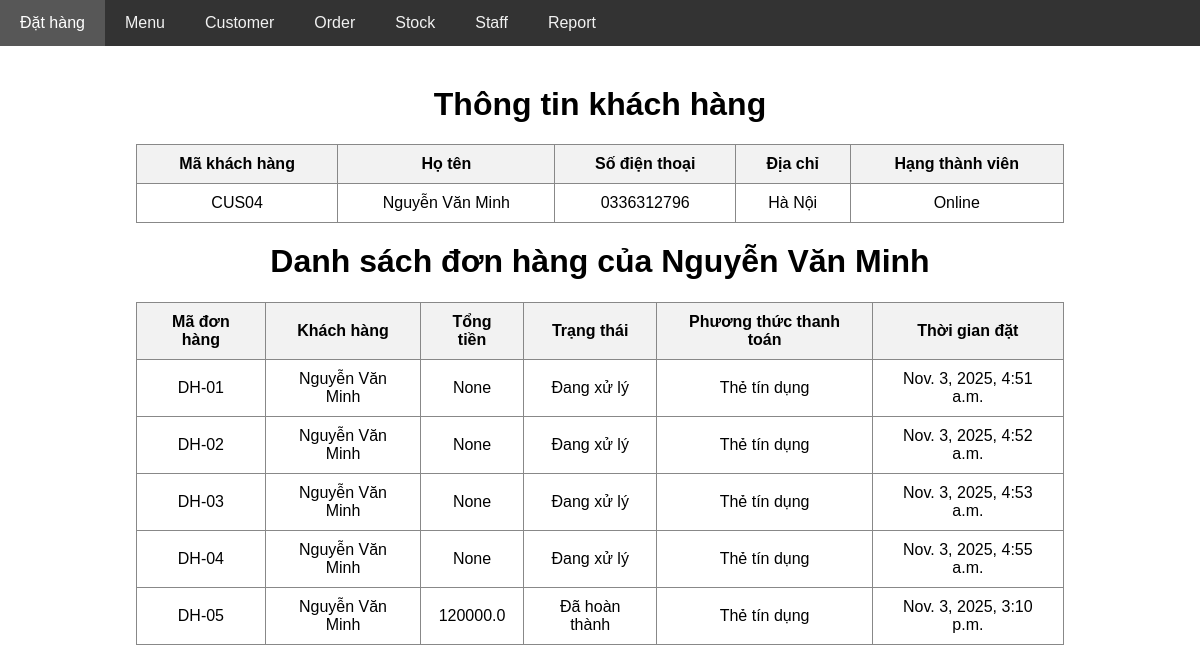
The app's page /core/customer/4, older data.
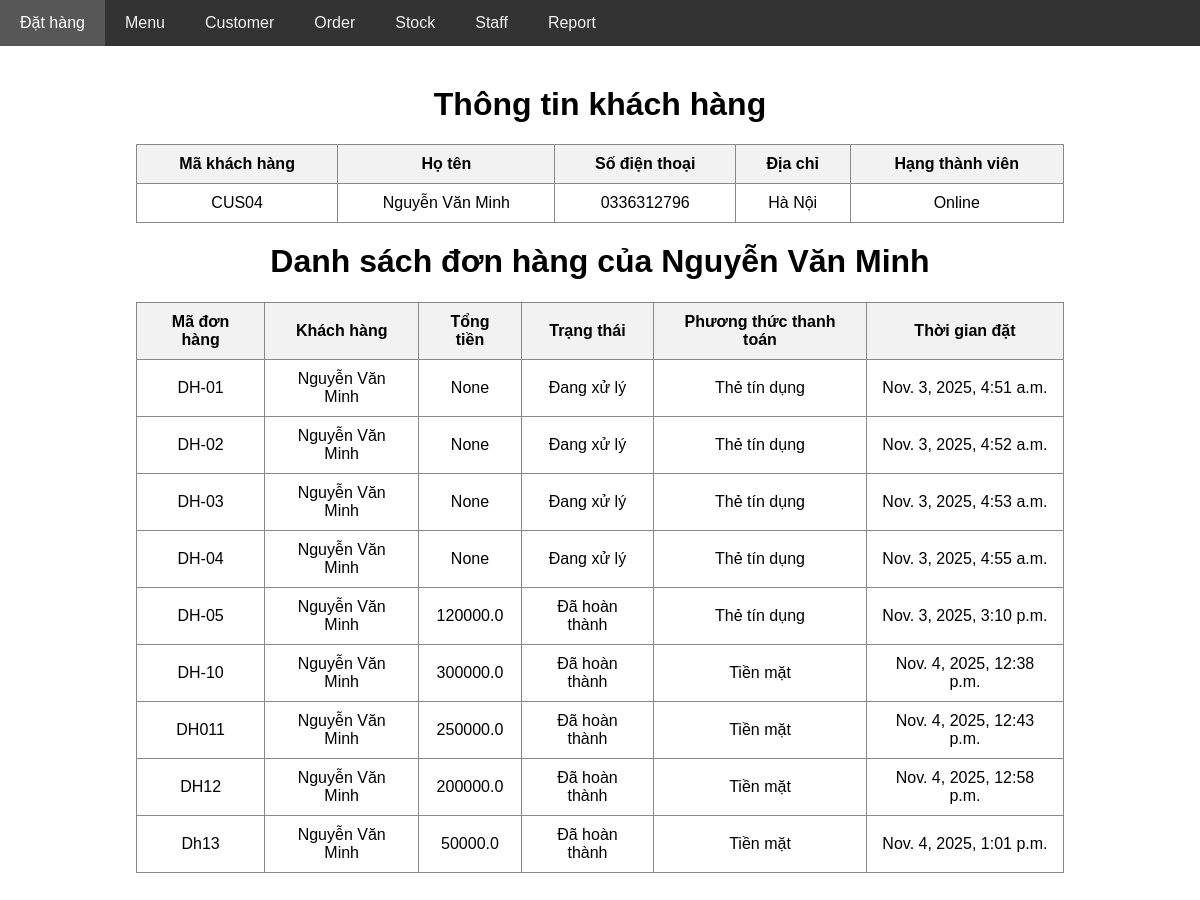
The same page, newer data.
### core/models.py (models this page shows, shortened)
class Order(models.Model):
    class TypeChoices(models.TextChoices):
        PENDING = 'Đang xử lý'
        COMPLETED = 'Đã hoàn thành'
        CANCELED = 'Đã hủy'
    ma_don_hang = models.CharField(max_length=10, unique=True)
    customer = models.ForeignKey(Customer, on_delete=models.CASCADE, related_name='customer_orders')
    thoi_gian_dat = models.DateTimeField(auto_now_add=True)
    tong_tien = models.FloatField(null=True, blank=True)
    trang_thai = models.CharField(max_length=20, choices=TypeChoices.choices)
    phuong_thuc_thanh_toan = models.CharField(max_length=20, choices=PaymentChoices.choices)

class Customer(models.Model):
    class TypeChoices(models.TextChoices):
        NORMAL = 'Normal'
        VIP = 'VIP'
        ONLINE = 'Online'
    ma_khach_hang = models.CharField(max_length=10, unique=True)
    ho_ten = models.CharField(max_length=200)
    so_dien_thoai = models.CharField(max_length=15)
    dia_chi = models.CharField(max_length=200)
    hang_thanh_vien = models.CharField(max_length=20, choices=TypeChoices.choices)

### core/views.py (the view)
# urls.py: path('customer/<int:customer_id>', views.show_customer_detail, name='show_customer_detail'),
def show_customer_detail(request, customer_id):
    customer = Customer.objects.get(id=customer_id)
    customer_orders = customer.customer_orders.all()
    return render(request, 'customer/show_customer_detail.html', {
        'customer': customer,
        'customer_orders': customer_orders
    })

### core/templates/customer/show_customer_detail.html (shortened to what this page needs)
{% extends 'layout.html' %}
{% block body %}
<h1>Thông tin khách hàng</h1>
<table>
    <tr>
        <th>Mã khách hàng</th>
        <th>Họ tên</th>
        <th>Số điện thoại</th>
        <th>Địa chỉ</th>
        <th>Hạng thành viên</th>
    </tr>
    <tr>
        <td>{{ customer.ma_khach_hang }}</td>
        <td>{{ customer.ho_ten }}</td>
        <td>{{ customer.so_dien_thoai }}</td>
        <td>{{ customer.dia_chi }}</td>
        <td>{{ customer.hang_thanh_vien }}</td>
    </tr>
</table>
<h1>Danh sách đơn hàng của {{ customer.ho_ten }}</h1>
<table>
    <tr>
        <th>Mã đơn hàng</th>
        <th>Khách hàng</th>
        <th>Tổng tiền</th>
        <th>Trạng thái</th>
        <th>Phương thức thanh toán</th>
        <th>Thời gian đặt</th>
    </tr>
    {% for order in customer_orders %}
    <tr>
        <td>{{ order.ma_don_hang }}</td>
        <td>{{ order.customer.ho_ten }}</td>
        <td>{{ order.tong_tien }}</td>
        <td>{{ order.trang_thai }}</td>
        <td>{{ order.phuong_thuc_thanh_toan }}</td>
        <td>{{ order.thoi_gian_dat }}</td>
    </tr>
    {% empty %}
    <tr>
        <td colspan="6"><i>Khách hàng này chưa có đơn hàng nào</i></td>
    </tr>
    {% endfor %}
</table>
{% endblock %}

Row changes from the older to the newer data that the page shows:
added Order: ma_don_hang "DH-10", customer.ho_ten "Nguyễn Văn Minh", tong_tien "300000.0", trang_thai "Đã hoàn thành", phuong_thuc_thanh_toan "Tiền mặt", thoi_gian_dat "Nov. 4, 2025, 12:38 p.m."
added Order: ma_don_hang "DH011", customer.ho_ten "Nguyễn Văn Minh", tong_tien "250000.0", trang_thai "Đã hoàn thành", phuong_thuc_thanh_toan "Tiền mặt", thoi_gian_dat "Nov. 4, 2025, 12:43 p.m."
added Order: ma_don_hang "DH12", customer.ho_ten "Nguyễn Văn Minh", tong_tien "200000.0", trang_thai "Đã hoàn thành", phuong_thuc_thanh_toan "Tiền mặt", thoi_gian_dat "Nov. 4, 2025, 12:58 p.m."
added Order: ma_don_hang "Dh13", customer.ho_ten "Nguyễn Văn Minh", tong_tien "50000.0", trang_thai "Đã hoàn thành", phuong_thuc_thanh_toan "Tiền mặt", thoi_gian_dat "Nov. 4, 2025, 1:01 p.m."
